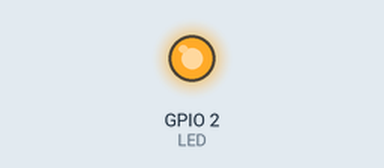
The program below on a simulated ESP8266 (Wemos D1 mini). Shown: output pins drawn as LEDs (lit = HIGH). WiFi joins after 1.5 s; servers stay silent unless stated; uploads are accepted with an empty reply; pins used as bus, display or sensor lines are not drawn; what the program prints to the serial monitor is not drawn. At 1.8 s the program puts the board to deep sleep or switches it off; the recording ends there.

Above: at 0.1 s.
Timing chart, 0 to 1.8 s (numbered marks = the images above):
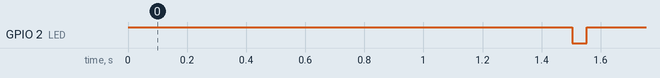

Measured:
- by itself, GPIO 2 (LED): LOW → HIGH at 0.00 s, → LOW 1.5 s later, → HIGH 0.05 s later

The program:

main.cpp
```cpp
#include <Arduino.h>
#include <ESP8266WiFi.h>
#include <ESP8266HTTPClient.h>

#define LED 2
#define SENSOR_POWER 5
#define PERIOD_MINUTES 20
#define PERIOD (PERIOD_MINUTES * 60 * 1e6)

#define INGRESS "http://10.15.0.4:8085/ingress"
#define SSID "KaerMorhen"
#define PSK "Unknown"
#define TAG "kytka5"

bool connect_wifi() {
  WiFi.begin(SSID, PSK);

  Serial.print("Connecting");
  int tries = 0;
  while (WiFi.status() != WL_CONNECTED)
  {
    if (tries >= 10) {
      Serial.println("Failed to connect");
      return false;
    }
    tries += 1;
    delay(500);
    Serial.print(".");
  }
  Serial.println();

  Serial.print("Connected, IP address: ");
  Serial.println(WiFi.localIP());
  return true;
}

void signalize_connect() {
  digitalWrite(LED, LOW);
  delay(50);

  digitalWrite(LED, HIGH);
}

int measure() {
  // delay(500);

  int sensorValue = analogRead(A0);

  digitalWrite(SENSOR_POWER, LOW);

  return sensorValue;
}

void report(int value) {
  if (WiFi.status() == WL_CONNECTED) {
     WiFiClient client;
     HTTPClient http;

    http.begin(client, INGRESS);
    http.addHeader("Content-Type", "application/json");
    String message = "{\"name\": \"";
    message += TAG;
    message += "\", \"value\":";
    message += value;
    message += "}";
    int httpCode = http.POST(message);
    String payload = http.getString();

    Serial.println(message);
    Serial.println(httpCode);
    Serial.println(payload);

    http.end();
  } else {
    Serial.println("Error in WiFi connection");
  }
}

void deep_sleep() {
  ESP.deepSleep(PERIOD);
}

void setup() {
  pinMode(LED_BUILTIN, OUTPUT);
  pinMode(SENSOR_POWER, OUTPUT);

  digitalWrite(LED, HIGH);
  digitalWrite(SENSOR_POWER, LOW);
  digitalWrite(SENSOR_POWER, HIGH);

  Serial.begin(9600);
  Serial.println("Hello");

  if (!connect_wifi()) {
    deep_sleep();
  }
  signalize_connect();
  int measured = measure();
  report(measured);
  deep_sleep();
}


void loop() {
  deep_sleep();
}
```
